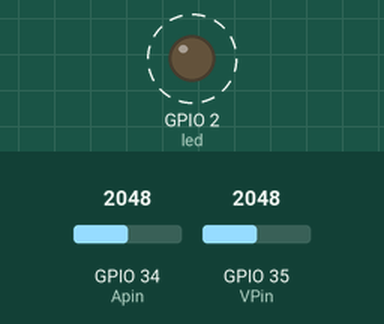
Simulated run of this program. Board: ESP32. Shown: output pins drawn as LEDs (lit = HIGH). Dashed ring = blinking. The inputs (shaded band) are chosen by the test bench; at power-on: GPIO 34 (Apin) = 2048, GPIO 35 (VPin) = 2048. What the program prints to the serial monitor is not drawn.

Above: at 0.5 s.
Timing chart, 0 to 4.6 s (numbered marks = the images above):
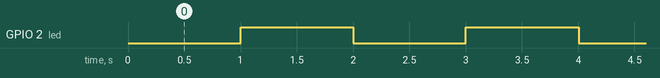

The program:

main.cpp
```cpp
#include <Arduino.h>

// #include <WiFi.h>
// #include <mDash.h>
// #include "secrets.h"
// #include "EspMQTTClient.h"

const int led = 2;
unsigned long previousMillis = 0;
const long interval = 1000;
bool ledState = 0;

///MQTT
// EspMQTTClient client(
//   SECRET_SSID,
//   SECRET_PASS,
//   SECRET_MQTT_Broker_server,  // MQTT Broker server ip
//   SECRET_MQTT_USER,   // Can be omitted if not needed
//   SECRET_MQTT_PASSWORD,   // Can be omitted if not needed
//   SECRET_MQTT_CLIENT_NAME,     // Client name that uniquely identify your device
//   SECRET_MQTT_PORT              // The MQTT port, default to 1883. this line can be omitted
// );

//// VOLTAGE
const int VPin = 35;
float voltageSensorVal;
float vOut;
float V_Val;
const float factor = 5.2;
const float vCC = 3.2;

//// AMPS
const int Apin = 34;
int ampsSensorVal = 0;
double Voltage = 0;
double A_Val = 0;
int ACSoffset = 2500;
int mVperAmp = 66;
///

// This function is called once everything is connected (Wifi and MQTT)
// WARNING : YOU MUST IMPLEMENT IT IF YOU USE EspMQTTClient
// void onConnectionEstablished()
// {
//   client.subscribe("vc/test", [](const String & payload) {
//     Serial.println(payload);
//   });
//   client.publish("vc/test", "//__START__//"); // You can activate the retain flag by setting the third parameter to true
// }

/////////////////////////////__SETUP__//////////////////////////////
void setup() {
  Serial.begin(115200);
  // WiFi.begin(SECRET_SSID, SECRET_PASS);
  // mDashBegin(SECRET_DEVICE_PASSWORD);
  //  My setup onwards
  pinMode(led,  OUTPUT);

  // client.enableDebuggingMessages(); // Enable debugging messages sent to serial output
  // client.enableLastWillMessage("vc/test", "I am going offline");  // You can activate the retain flag by setting the third parameter to true
}

/////////////////////////////__LOOP__//////////////////////////////
void loop() {

  //client.loop();

  voltageSensorVal = analogRead(VPin);
  vOut = (voltageSensorVal / 4095) * vCC;
  V_Val =  vOut * factor + 0.6;

  ampsSensorVal = analogRead(Apin);
  Voltage = (ampsSensorVal / 4095.0) * 3300;
  A_Val = ((Voltage - ACSoffset) / mVperAmp);

  unsigned long currentMillis = millis();
  if (currentMillis - previousMillis >= interval) {
    previousMillis = currentMillis;
    ledState = not(ledState);
    digitalWrite(led,  ledState);
    //client.publish("vc", String(V_Val) + "," + String(A_Val));
    Serial.println(String(V_Val));
    Serial.println(String(A_Val));
  }
}
```

Measured:
- by itself, GPIO 2 (led): alternates HIGH for 1.0 s and LOW for 1.0 s
